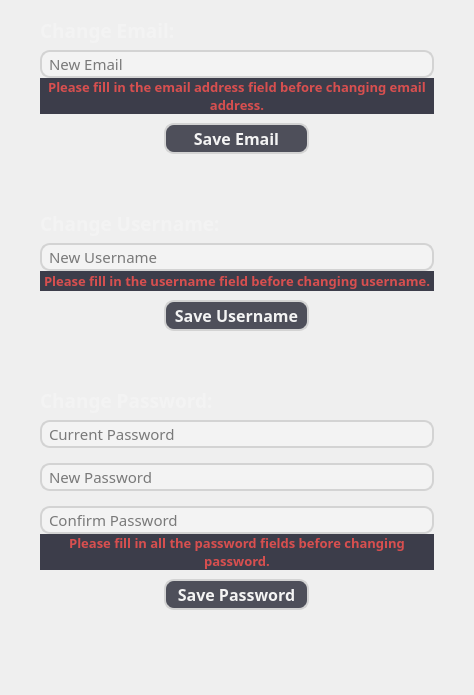
                     <widget class="QFrame" name="settingsChangeVerticalFrame">
                      <property name="minimumSize">
                       <size>
                        <width>474</width>
                        <height>0</height>
                       </size>
                      </property>
                      <property name="styleSheet">
                       <string notr="true"/>
                      </property>
                      <layout class="QVBoxLayout" name="verticalLayout_23">
                       <property name="spacing">
                        <number>0</number>
                       </property>
                       <property name="leftMargin">
                        <number>40</number>
                       </property>
                       <property name="topMargin">
                        <number>10</number>
                       </property>
                       <property name="rightMargin">
                        <number>40</number>
                       </property>
                       <property name="bottomMargin">
                        <number>20</number>
                       </property>
                       <item>
                        <widget class="QFrame" name="settingsChangeInsideVerticalFrame">
                         <layout class="QVBoxLayout" name="verticalLayout_24">
                          <property name="spacing">
                           <number>0</number>
                          </property>
                          <property name="leftMargin">
                           <number>0</number>
                          </property>
                          <property name="topMargin">
                           <number>0</number>
                          </property>
                          <property name="rightMargin">
                           <number>0</number>
                          </property>
                          <property name="bottomMargin">
                           <number>0</number>
                          </property>
                          <item>
                           <widget class="QLabel" name="changeEmailLabel">
                            <property name="minimumSize">
                             <size>
                              <width>0</width>
                              <height>40</height>
                             </size>
                            </property>
                            <property name="font">
                             <font>
                              <family>Cairo</family>
                              <pointsize>-1</pointsize>
                              <bold>true</bold>
                             </font>
                            </property>
                            <property name="styleSheet">
                             <string notr="true">#changeEmailLabel {
    color: #f3f3f3;
    font-size: 19px;
    font-family: Cairo;
    font-weight: bold;
}</string>
                            </property>
                            <property name="text">
                             <string>Change Email:</string>
                            </property>
                           </widget>
                          </item>
                          <item>
                           <widget class="QLineEdit" name="emailLineEdit">
                            <property name="maximumSize">
                             <size>
                              <width>500</width>
                              <height>33</height>
                             </size>
                            </property>
                            <property name="font">
                             <font>
                              <family>Cairo</family>
                              <pointsize>-1</pointsize>
                              <bold>false</bold>
                             </font>
                            </property>
                            <property name="toolTip">
                             <string>&lt;html&gt;&lt;head/&gt;&lt;body&gt;&lt;p&gt;Enter a valid email address (e.g., name@example.com).&lt;/p&gt;&lt;/body&gt;&lt;/html&gt;</string>
                            </property>
                            <property name="styleSheet">
                             <string notr="true">#emailLineEdit {
    background-color: #f3f3f3;
    border: 2px solid lightgray;
    border-radius: 10px;
    padding: 0px 5px;
    color: black;
    font-size: 15px;
    font-family: Cairo;
}</string>
                            </property>
                            <property name="text">
                             <string/>
                            </property>
                            <property name="placeholderText">
                             <string>New Email</string>
                            </property>
                           </widget>
                          </item>
                          <item>
                           <widget class="QLabel" name="saveEmailErrorMessageLabel">
                            <property name="sizePolicy">
                             <sizepolicy hsizetype="Expanding" vsizetype="Expanding">
                              <horstretch>0</horstretch>
                              <verstretch>0</verstretch>
                             </sizepolicy>
                            </property>
                            <property name="minimumSize">
                             <size>
                              <width>252</width>
                              <height>20</height>
                             </size>
                            </property>
                            <property name="maximumSize">
                             <size>
                              <width>500</width>
                              <height>50</height>
                             </size>
                            </property>
                            <property name="font">
                             <font>
                              <family>Cairo</family>
                              <pointsize>-1</pointsize>
                              <bold>true</bold>
                              <strikeout>false</strikeout>
                              <kerning>true</kerning>
                             </font>
                            </property>
                            <property name="styleSheet">
                             <string notr="true">#saveEmailErrorMessageLabel {
	background-color: #3c3d4a;
	color: #d84f4f;
    font-size: 13px;
    font-family: Cairo;
	border: none;
}</string>
                            </property>
                            <property name="lineWidth">
                             <number>1</number>
                            </property>
                            <property name="midLineWidth">
                             <number>0</number>
                            </property>
                            <property name="text">
                             <string>&lt;html&gt;&lt;head/&gt;&lt;body&gt;&lt;p&gt;Please fill in the email address field before changing email address.&lt;/p&gt;&lt;/body&gt;&lt;/html&gt;</string>
                            </property>
                            <property name="textFormat">
                             <enum>Qt::TextFormat::RichText</enum>
                            </property>
                            <property name="scaledContents">
                             <bool>false</bool>
                            </property>
                            <property name="alignment">
                             <set>Qt::AlignmentFlag::AlignCenter</set>
                            </property>
                            <property name="wordWrap">
                             <bool>true</bool>
                            </property>
                            <property name="margin">
                             <number>0</number>
                            </property>
                            <property name="indent">
                             <number>-1</number>
                            </property>
                            <property name="textInteractionFlags">
                             <set>Qt::TextInteractionFlag::LinksAccessibleByMouse|Qt::TextInteractionFlag::TextSelectableByMouse</set>
                            </property>
                           </widget>
                          </item>
                          <item>
                           <widget class="QFrame" name="emailPushButtonFrame">
                            <property name="maximumSize">
                             <size>
                              <width>500</width>
                              <height>16777215</height>
                             </size>
                            </property>
                            <layout class="QHBoxLayout" name="horizontalLayout_30">
                             <property name="topMargin">
                              <number>9</number>
                             </property>
                             <item>
                              <widget class="QPushButton" name="emailPushButton">
                               <property name="minimumSize">
                                <size>
                                 <width>145</width>
                                 <height>31</height>
                                </size>
                               </property>
                               <property name="maximumSize">
                                <size>
                                 <width>145</width>
                                 <height>31</height>
                                </size>
                               </property>
                               <property name="font">
                                <font>
                                 <family>Cairo</family>
                                 <pointsize>-1</pointsize>
                                 <bold>true</bold>
                                </font>
                               </property>
                               <property name="cursor">
                                <cursorShape>PointingHandCursor</cursorShape>
                               </property>
                               <property name="toolTip">
                                <string>&lt;html&gt;&lt;head/&gt;&lt;body&gt;&lt;p&gt;Save your new email.&lt;/p&gt;&lt;/body&gt;&lt;/html&gt;</string>
                               </property>
                               <property name="styleSheet">
                                <string notr="true">#emailPushButton  {
    background-color: #4e4f5a;
    border: 2px solid lightgray;
    border-radius: 10px;
    padding: 5px;
    color: #f3f3f3;
    font-size: 16px;
    font-family: Cairo;
}


#emailPushButton:hover {
    background-color: #464751; 
	border-color: #d7d7d7;
}

#emailPushButton:pressed {
    background-color: #383840; 
	border-color:#d7d7d7;
}</string>
                               </property>
                               <property name="text">
                                <string>Save Email</string>
                               </property>
                              </widget>
                             </item>
                            </layout>
                           </widget>
                          </item>
                          <item>
                           <spacer name="verticalSpacer_23">
                            <property name="orientation">
                             <enum>Qt::Orientation::Vertical</enum>
                            </property>
                            <property name="sizeHint" stdset="0">
                             <size>
                              <width>20</width>
                              <height>40</height>
                             </size>
                            </property>
                           </spacer>
                          </item>
                          <item>
                           <widget class="QLabel" name="changeUsernameLabel">
                            <property name="minimumSize">
                             <size>
                              <width>0</width>
                              <height>40</height>
                             </size>
                            </property>
                            <property name="font">
                             <font>
                              <family>Cairo</family>
                              <pointsize>-1</pointsize>
                              <bold>true</bold>
                             </font>
                            </property>
                            <property name="styleSheet">
                             <string notr="true">#changeUsernameLabel {
    color: #f3f3f3;
    font-size: 19px;
    font-family: Cairo;
    font-weight: bold;
}</string>
                            </property>
                            <property name="text">
                             <string>Change Username:</string>
                            </property>
                           </widget>
                          </item>
                          <item>
                           <widget class="QLineEdit" name="usernameLineEdit">
                            <property name="maximumSize">
                             <size>
                              <width>500</width>
                              <height>33</height>
                             </size>
                            </property>
                            <property name="font">
                             <font>
                              <family>Cairo</family>
                              <pointsize>-1</pointsize>
                             </font>
                            </property>
                            <property name="toolTip">
                             <string>&lt;html&gt;&lt;head/&gt;&lt;body&gt;&lt;p&gt;Choose a new username between 4 and 16 characters.&lt;/p&gt;&lt;/body&gt;&lt;/html&gt;</string>
                            </property>
                            <property name="styleSheet">
                             <string notr="true">#usernameLineEdit {
    background-color: #f3f3f3;
    border: 2px solid lightgray;
    border-radius: 10px; 
    padding: 0px 5px;
    color: black;
    font-size: 15px;
    font-family: Cairo;
}</string>
                            </property>
                            <property name="text">
                             <string/>
                            </property>
                            <property name="placeholderText">
                             <string>New Username</string>
                            </property>
                           </widget>
                          </item>
                          <item>
                           <widget class="QLabel" name="saveUsernameErrorMessageLabel">
                            <property name="sizePolicy">
                             <sizepolicy hsizetype="Expanding" vsizetype="Expanding">
                              <horstretch>0</horstretch>
                              <verstretch>0</verstretch>
                             </sizepolicy>
                            </property>
                            <property name="minimumSize">
                             <size>
                              <width>252</width>
                              <height>20</height>
                             </size>
                            </property>
                            <property name="maximumSize">
                             <size>
                              <width>500</width>
                              <height>50</height>
                             </size>
                            </property>
                            <property name="font">
                             <font>
                              <family>Cairo</family>
                              <pointsize>-1</pointsize>
                              <bold>true</bold>
                             </font>
                            </property>
                            <property name="styleSheet">
                             <string notr="true">#saveUsernameErrorMessageLabel {
	background-color: #3c3d4a;
	color: #d84f4f;
    font-size: 13px;
    font-family: Cairo;
	border: none;
}</string>
                            </property>
                            <property name="text">
                             <string>&lt;html&gt;&lt;head/&gt;&lt;body&gt;&lt;p&gt;Please fill in the username field before changing username.&lt;/p&gt;&lt;/body&gt;&lt;/html&gt;</string>
                            </property>
                            <property name="scaledContents">
                             <bool>false</bool>
                            </property>
                            <property name="alignment">
                             <set>Qt::AlignmentFlag::AlignCenter</set>
                            </property>
                            <property name="wordWrap">
                             <bool>true</bool>
                            </property>
                            <property name="textInteractionFlags">
                             <set>Qt::TextInteractionFlag::LinksAccessibleByMouse|Qt::TextInteractionFlag::TextSelectableByMouse</set>
                            </property>
                           </widget>
                          </item>
                          <item>
                           <widget class="QFrame" name="usernamePushButtonFrame">
                            <property name="maximumSize">
                             <size>
                              <width>500</width>
                              <height>16777215</height>
                             </size>
                            </property>
                            <layout class="QHBoxLayout" name="horizontalLayout_31">
                             <item>
                              <widget class="QPushButton" name="usernamePushButton">
                               <property name="minimumSize">
                                <size>
                                 <width>145</width>
                                 <height>31</height>
                                </size>
                               </property>
                               <property name="maximumSize">
                                <size>
                                 <width>145</width>
                                 <height>31</height>
                                </size>
                               </property>
                               <property name="font">
                                <font>
                                 <family>Cairo</family>
                                 <pointsize>-1</pointsize>
                                 <bold>true</bold>
                                </font>
                               </property>
                               <property name="cursor">
                                <cursorShape>PointingHandCursor</cursorShape>
                               </property>
                               <property name="toolTip">
                                <string>&lt;html&gt;&lt;head/&gt;&lt;body&gt;&lt;p&gt;Save your new username.&lt;/p&gt;&lt;/body&gt;&lt;/html&gt;</string>
                               </property>
                               <property name="styleSheet">
                                <string notr="true">#usernamePushButton  {
    background-color: #4e4f5a;
    border: 2px solid lightgray;
    border-radius: 10px;
    padding: 5px;
    color: #f3f3f3;
    font-size: 16px;
    font-family: Cairo;
}

#usernamePushButton:hover {
    background-color: #464751; 
	border-color: #d7d7d7;
}

#usernamePushButton:pressed {
    background-color: #383840; 
	border-color:#d7d7d7;
}</string>
                               </property>
                               <property name="text">
                                <string>Save Username</string>
                               </property>
                              </widget>
                             </item>
                            </layout>
                           </widget>
                          </item>
                          <item>
                           <spacer name="verticalSpacer_24">
                            <property name="orientation">
                             <enum>Qt::Orientation::Vertical</enum>
                            </property>
                            <property name="sizeHint" stdset="0">
                             <size>
                              <width>20</width>
                              <height>40</height>
                             </size>
                            </property>
                           </spacer>
                          </item>
                          <item>
                           <widget class="QLabel" name="changePasswordLabel">
                            <property name="minimumSize">
                             <size>
                              <width>0</width>
                              <height>40</height>
                             </size>
                            </property>
                            <property name="font">
                             <font>
                              <family>Cairo</family>
                              <pointsize>-1</pointsize>
                              <bold>true</bold>
                             </font>
                            </property>
                            <property name="styleSheet">
                             <string notr="true">#changePasswordLabel {
    color: #f3f3f3;
    font-size: 19px;
    font-family: Cairo;
    font-weight: bold;
}</string>
                            </property>
                            <property name="text">
                             <string>Change Password:</string>
                            </property>
                           </widget>
                          </item>
                          <item>
                           <widget class="QFrame" name="PasswordVerticalFrame">
                            <layout class="QVBoxLayout" name="changePasswordVerticalFrame">
                             <property name="spacing">
                              <number>15</number>
                             </property>
                             <property name="leftMargin">
                              <number>0</number>
                             </property>
                             <property name="topMargin">
                              <number>0</number>
                             </property>
                             <property name="rightMargin">
                              <number>0</number>
                             </property>
                             <property name="bottomMargin">
                              <number>0</number>
                             </property>
                             <item>
                              <widget class="QLineEdit" name="currentPasswordLineEdit">
                               <property name="maximumSize">
                                <size>
                                 <width>500</width>
                                 <height>33</height>
                                </size>
                               </property>
                               <property name="font">
                                <font>
                                 <family>Cairo</family>
                                 <pointsize>-1</pointsize>
                                </font>
                               </property>
                               <property name="toolTip">
                                <string>&lt;html&gt;&lt;head/&gt;&lt;body&gt;&lt;p&gt;Enter your current password.&lt;/p&gt;&lt;/body&gt;&lt;/html&gt;</string>
                               </property>
                               <property name="styleSheet">
                                <string notr="true">#currentPasswordLineEdit {
    background-color: #f3f3f3;
    border: 2px solid lightgray;
    border-radius: 10px;
    padding: 0px 5px;
    color: black;
    font-size: 15px;
    font-family: Cairo;
}</string>
                               </property>
                               <property name="text">
                                <string/>
                               </property>
                               <property name="echoMode">
                                <enum>QLineEdit::EchoMode::Password</enum>
                               </property>
                               <property name="placeholderText">
                                <string>Current Password</string>
                               </property>
                              </widget>
                             </item>
                             <item>
                              <widget class="QLineEdit" name="newPasswordLineEdit">
                               <property name="maximumSize">
                                <size>
                                 <width>500</width>
                                 <height>33</height>
                                </size>
                               </property>
                               <property name="font">
                                <font>
                                 <family>Cairo</family>
                                 <pointsize>-1</pointsize>
                                </font>
                               </property>
                               <property name="toolTip">
                                <string>&lt;html&gt;&lt;head/&gt;&lt;body&gt;&lt;p&gt;Choose a new password with at least 6 characters and include at least one uppercase letter and one digit.&lt;/p&gt;&lt;/body&gt;&lt;/html&gt;</string>
                               </property>
                               <property name="styleSheet">
                                <string notr="true">#newPasswordLineEdit {
    background-color: #f3f3f3;
    border: 2px solid lightgray;
    border-radius: 10px;
    padding: 0px 5px;
    color: black;
    font-size: 15px;
    font-family: Cairo;
}</string>
                               </property>
                               <property name="text">
                                <string/>
                               </property>
                               <property name="echoMode">
                                <enum>QLineEdit::EchoMode::Password</enum>
                               </property>
                               <property name="placeholderText">
                                <string>New Password</string>
                               </property>
                              </widget>
                             </item>
                             <item>
                              <widget class="QLineEdit" name="confirmPasswordLineEdit">
                               <property name="maximumSize">
                                <size>
                                 <width>500</width>
                                 <height>33</height>
                                </size>
                               </property>
                               <property name="font">
                                <font>
                                 <family>Cairo</family>
                                 <pointsize>-1</pointsize>
                                </font>
                               </property>
                               <property name="toolTip">
                                <string>&lt;html&gt;&lt;head/&gt;&lt;body&gt;&lt;p&gt;Confirm your new password by entering it again.&lt;/p&gt;&lt;/body&gt;&lt;/html&gt;</string>
                               </property>
                               <property name="styleSheet">
                                <string notr="true">#confirmPasswordLineEdit {
    background-color: #f3f3f3;
    border: 2px solid lightgray;
    border-radius: 10px;
    padding: 0px 5px;
    color: black;
    font-size: 15px;
    font-family: Cairo;
}</string>
                               </property>
                               <property name="text">
                                <string/>
                               </property>
                               <property name="echoMode">
                                <enum>QLineEdit::EchoMode::Password</enum>
                               </property>
                               <property name="placeholderText">
                                <string>Confirm Password</string>
                               </property>
                              </widget>
                             </item>
                            </layout>
                           </widget>
                          </item>
                          <item>
                           <widget class="QLabel" name="savePasswordErrorMessageLabel">
                            <property name="sizePolicy">
                             <sizepolicy hsizetype="Expanding" vsizetype="Expanding">
                              <horstretch>0</horstretch>
                              <verstretch>0</verstretch>
                             </sizepolicy>
                            </property>
                            <property name="minimumSize">
                             <size>
                              <width>252</width>
                              <height>20</height>
                             </size>
                            </property>
                            <property name="maximumSize">
                             <size>
                              <width>500</width>
                              <height>50</height>
                             </size>
                            </property>
                            <property name="font">
                             <font>
                              <family>Cairo</family>
                              <pointsize>-1</pointsize>
                              <bold>true</bold>
                             </font>
                            </property>
                            <property name="styleSheet">
                             <string notr="true">#savePasswordErrorMessageLabel {
	background-color: #3c3d4a;
	color: #d84f4f;
    font-size: 13px;
    font-family: Cairo;
	border: none;
	line-height: 50%;
}</string>
                            </property>
                            <property name="text">
                             <string>&lt;html&gt;&lt;head/&gt;&lt;body&gt;&lt;p&gt;Please fill in all the password fields before changing password.&lt;/p&gt;&lt;/body&gt;&lt;/html&gt;</string>
                            </property>
                            <property name="alignment">
                             <set>Qt::AlignmentFlag::AlignCenter</set>
                            </property>
                            <property name="wordWrap">
                             <bool>true</bool>
                            </property>
                            <property name="textInteractionFlags">
                             <set>Qt::TextInteractionFlag::LinksAccessibleByMouse|Qt::TextInteractionFlag::TextSelectableByMouse</set>
                            </property>
                           </widget>
                          </item>
                          <item>
                           <widget class="QFrame" name="passwordPushButtonFrame">
                            <property name="maximumSize">
                             <size>
                              <width>500</width>
                              <height>16777215</height>
                             </size>
                            </property>
                            <layout class="QHBoxLayout" name="horizontalLayout_32">
                             <item>
                              <widget class="QPushButton" name="passwordPushButton">
                               <property name="minimumSize">
                                <size>
                                 <width>145</width>
                                 <height>31</height>
                                </size>
                               </property>
                               <property name="maximumSize">
                                <size>
                                 <width>145</width>
                                 <height>31</height>
                                </size>
                               </property>
                               <property name="font">
                                <font>
                                 <family>Cairo</family>
                                 <pointsize>-1</pointsize>
                                 <bold>true</bold>
                                </font>
                               </property>
                               <property name="cursor">
                                <cursorShape>PointingHandCursor</cursorShape>
                               </property>
                               <property name="toolTip">
                                <string>&lt;html&gt;&lt;head/&gt;&lt;body&gt;&lt;p&gt;Save your new password.&lt;/p&gt;&lt;/body&gt;&lt;/html&gt;</string>
                               </property>
                               <property name="styleSheet">
                                <string notr="true">#passwordPushButton  {
    background-color: #4e4f5a;
    border: 2px solid lightgray;
    border-radius: 10px;
    padding: 5px;
    color: #f3f3f3;
    font-size: 16px;
    font-family: Cairo;
}

#passwordPushButton:hover {
    background-color: #464751; 
	border-color: #d7d7d7;
}

#passwordPushButton:pressed {
    background-color: #383840; 
	border-color:#d7d7d7;
}</string>
                               </property>
                               <property name="text">
                                <string>Save Password</string>
                               </property>
                              </widget>
                             </item>
                            </layout>
                           </widget>
                          </item>
                         </layout>
                        </widget>
                       </item>
                       <item>
                        <spacer name="verticalSpacer_25">
                         <property name="orientation">
                          <enum>Qt::Orientation::Vertical</enum>
                         </property>
                         <property name="sizeHint" stdset="0">
                          <size>
                           <width>20</width>
                           <height>40</height>
                          </size>
                         </property>
                        </spacer>
                       </item>
                      </layout>
                     </widget>
